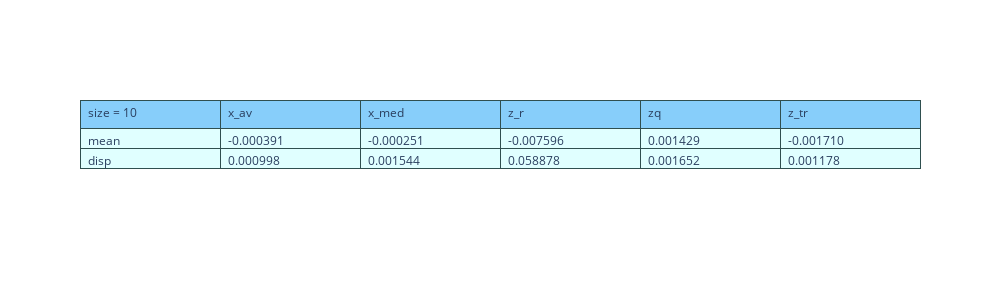
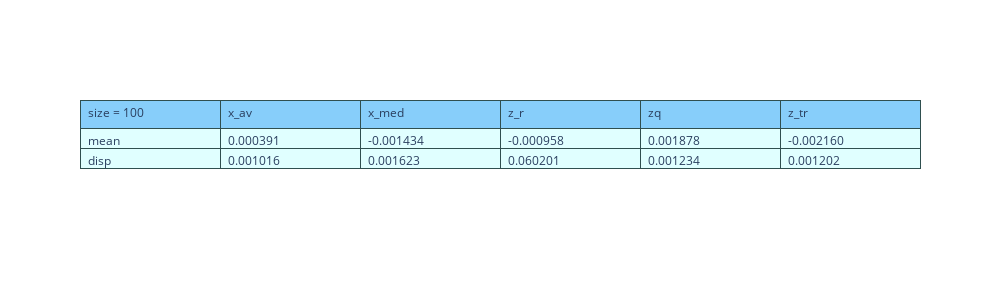

Write notebook code for charts like these, in order.
### Code cell
# распределение Лапласа
Draw(st.laplace,10)
Draw(st.laplace,100)
Draw(st.laplace,1000)

### Figure 1 — Plotly figure (JSON) as saved in the notebook; plotly's stock layout.template omitted (floating-point values rounded to 4 significant figures)
{"data": [{"cells": {"align": "left", "fill": {"color": "lightcyan"}, "format": ["", ".6f"], "line": {"color": "darkslategray"}, "values": [["mean", "disp"], [-0.0003906, 0.0009982], [-0.0002508, 0.001544], [-0.007596, 0.05888], [0.001429, 0.001652], [-0.00171, 0.001178]]}, "header": {"align": "left", "fill": {"color": "lightskyblue"}, "line": {"color": "darkslategray"}, "values": ["size = 10", "x_av", "x_med", "z_r", "zq", "z_tr"]}, "type": "table"}], "layout": {"height": 300, "width": 1000}}

### Figure 2 — Plotly figure (JSON) as saved in the notebook; plotly's stock layout.template omitted (floating-point values rounded to 4 significant figures)
{"data": [{"cells": {"align": "left", "fill": {"color": "lightcyan"}, "format": ["", ".6f"], "line": {"color": "darkslategray"}, "values": [["mean", "disp"], [0.0003908, 0.001016], [-0.001434, 0.001623], [-0.0009579, 0.0602], [0.001878, 0.001234], [-0.00216, 0.001202]]}, "header": {"align": "left", "fill": {"color": "lightskyblue"}, "line": {"color": "darkslategray"}, "values": ["size = 100", "x_av", "x_med", "z_r", "zq", "z_tr"]}, "type": "table"}], "layout": {"height": 300, "width": 1000}}
